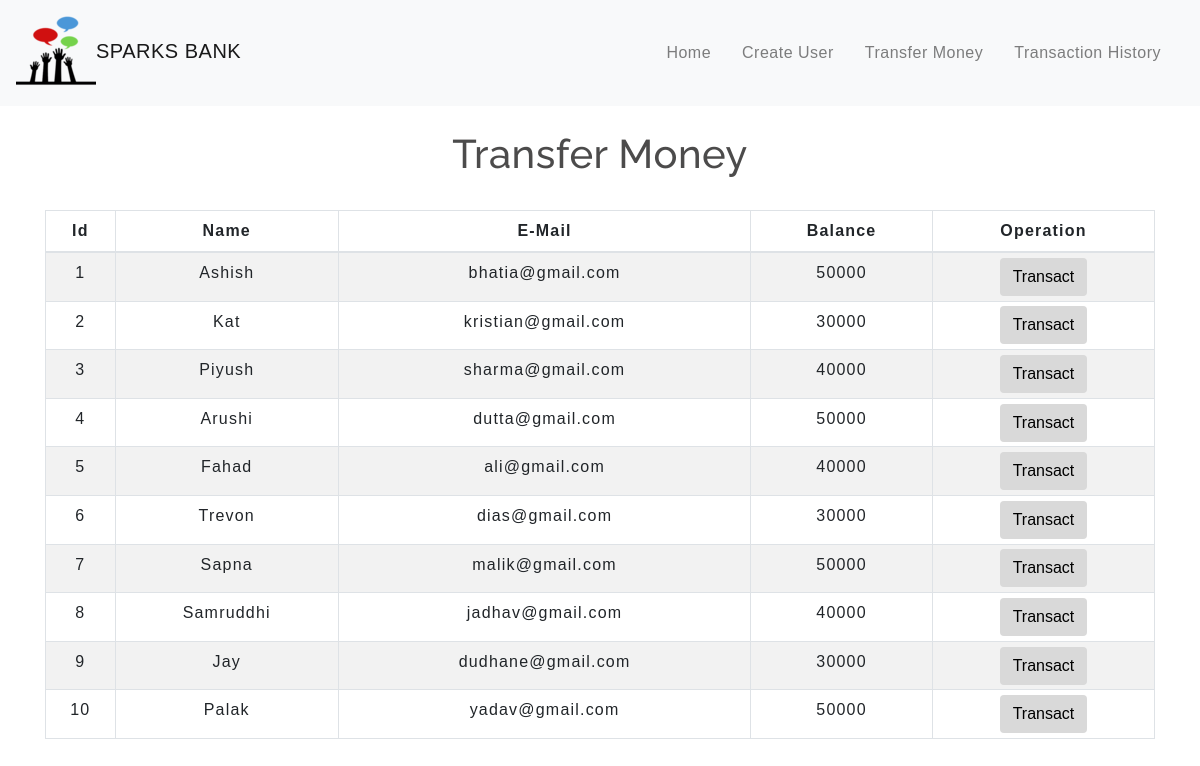
The app's page /transfermoney.php with its own data.
### tables this page shows
CREATE TABLE `users` (
  `id` int(3) NOT NULL,
  `name` text NOT NULL,
  `email` varchar(30) NOT NULL,
  `balance` int(8) NOT NULL
);

### transfermoney.php (the view, shortened to what this page needs)
<!DOCTYPE html>
<html lang="en">
<head>
    <link rel="stylesheet" href="https://maxcdn.bootstrapcdn.com/bootstrap/4.0.0/css/bootstrap.min.css">
    <link rel="stylesheet" type="text/css" href="css/table.css">
    <link rel="stylesheet" type="text/css" href="css/navbar.css">
</head>
<body>
<?php
    include 'config.php';
    $sql = "SELECT * FROM users";
    $result = mysqli_query($conn,$sql);
?>
<?php
  include 'navbar.php';
?>
<div class="container">
        <h2 class="text-center pt-4">Transfer Money</h2>
        <br>
            <div class="row">
                <div class="col">
                    <div class="table-responsive-sm">
                    <table class="table table-hover table-sm table-striped table-condensed table-bordered">
                        <thead>
                            <tr>
                            <th scope="col" class="text-center py-2">Id</th>
                            <th scope="col" class="text-center py-2">Name</th>
                            <th scope="col" class="text-center py-2">E-Mail</th>
                            <th scope="col" class="text-center py-2">Balance</th>
                            <th scope="col" class="text-center py-2">Operation</th>
                            </tr>
                        </thead>
                        <tbody>
                <?php
                    while($rows=mysqli_fetch_assoc($result)){
                ?>
                    <tr>
                        <td class="py-2"><?php echo $rows['id'] ?></td>
                        <td class="py-2"><?php echo $rows['name']?></td>
                        <td class="py-2"><?php echo $rows['email']?></td>
                        <td class="py-2"><?php echo $rows['balance']?></td>
                        <td><a href="selecteduserdetail.php?id= <?php echo $rows['id'] ;?>"> <button type="button" class="btn">Transact</button></a></td>
                    </tr>
                <?php
                    }
                ?>
                        </tbody>
                    </table>
                    </div>
                </div>
            </div>
         </div>
</body>
</html>

### navbar.php (shortened to what this page needs)
<nav class="navbar navbar-expand-md navbar-light bg-light">
<a class="navbar-brand" href="index.php"><img src="img/logo_small.png" alt="">SPARKS BANK</a>
<div class="collapse navbar-collapse" id="collapsibleNavbar">
      <ul class="navbar-nav ml-auto">
        <li class="nav-item">
          <a class="nav-link" href="index.php">Home</a>
        </li>
        <li class="nav-item">
          <a class="nav-link" href="createuser.php">Create User</a>
        </li>
        <li class="nav-item">
          <a class="nav-link" href="transfermoney.php">Transfer Money</a>
        </li>
        <li class="nav-item">
          <a class="nav-link" href="transactionhistory.php">Transaction History</a>
        </li>
    </div>
 </nav>

### css/table.css (style rules this page uses)
* { padding: 0; margin: 0; box-sizing: border-box; font-family: sans-serif; }
h2 { font-size: 40px; }
table { letter-spacing: 1.2px; }
td { text-align: center; }
button { border:none; background: #d9d9d9; transition: 1s; }

### css/navbar.css (style rules this page uses)
.nav-link { margin-right: 15px; color:#2F363F; letter-spacing: 0.5px; transition: 0.5s; }
.navbar-brand { color: #4C4B4B; letter-spacing: 0.5px; }
h2 { color: #4C4B4B; letter-spacing: 0.5px; font-family: raleway; }

### transfermoney.php (style rules this page uses)
button { transition: 1.5s; }

### records on screen
users: id "1", name "Ashish", email "bhatia@gmail.com", balance "50000"
users: id "2", name "Kat", email "kristian@gmail.com", balance "30000"
users: id "3", name "Piyush", email "sharma@gmail.com", balance "40000"
users: id "4", name "Arushi", email "dutta@gmail.com", balance "50000"
users: id "5", name "Fahad", email "ali@gmail.com", balance "40000"
users: id "6", name "Trevon", email "dias@gmail.com", balance "30000"
users: id "7", name "Sapna", email "malik@gmail.com", balance "50000"
users: id "8", name "Samruddhi", email "jadhav@gmail.com", balance "40000"
users: id "9", name "Jay", email "dudhane@gmail.com", balance "30000"
users: id "10", name "Palak", email "yadav@gmail.com", balance "50000"
